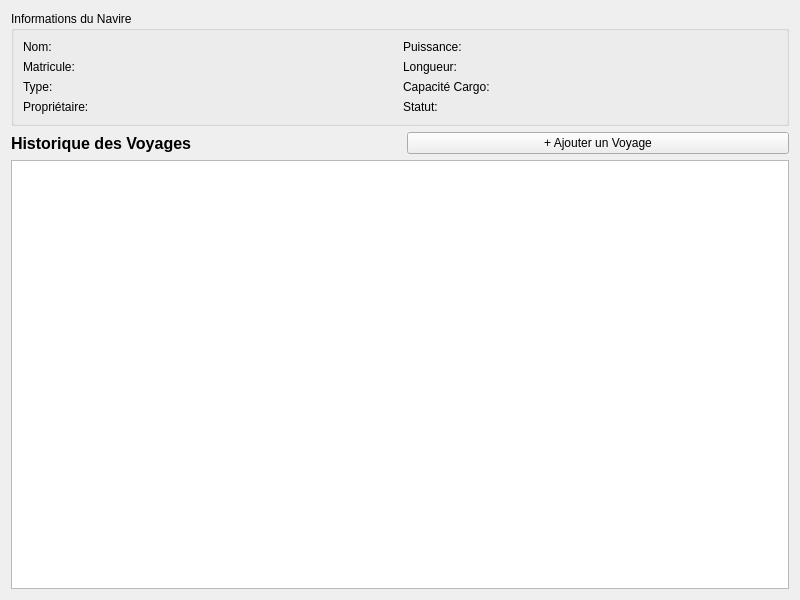
<?xml version="1.0" encoding="UTF-8"?>
<ui version="4.0">
 <class>NavireDetailPage</class>
 <widget class="QWidget" name="NavireDetailPage">
  <property name="geometry">
   <rect>
    <x>0</x>
    <y>0</y>
    <width>800</width>
    <height>600</height>
   </rect>
  </property>
  <layout class="QVBoxLayout" name="verticalLayout">
   <item>
    <widget class="QGroupBox" name="groupShipInfo">
     <property name="title">
      <string>Informations du Navire</string>
     </property>
     <layout class="QGridLayout" name="gridLayout">
      <item row="0" column="0">
       <widget class="QLabel" name="label">
        <property name="text">
         <string>Nom:</string>
        </property>
       </widget>
      </item>
      <item row="0" column="1">
       <widget class="QLabel" name="lblNom">
        <property name="font">
         <font>
          <bold>true</bold>
          <bold>true</bold>
         </font>
        </property>
       </widget>
      </item>
      <item row="1" column="0">
       <widget class="QLabel" name="label_2">
        <property name="text">
         <string>Matricule:</string>
        </property>
       </widget>
      </item>
      <item row="1" column="1">
       <widget class="QLabel" name="lblMatricule"/>
      </item>
      <item row="2" column="0">
       <widget class="QLabel" name="label_3">
        <property name="text">
         <string>Type:</string>
        </property>
       </widget>
      </item>
      <item row="2" column="1">
       <widget class="QLabel" name="lblType"/>
      </item>
      <item row="0" column="2">
       <widget class="QLabel" name="label_4">
        <property name="text">
         <string>Puissance:</string>
        </property>
       </widget>
      </item>
      <item row="0" column="3">
       <widget class="QLabel" name="lblPuissance"/>
      </item>
      <item row="1" column="2">
       <widget class="QLabel" name="label_5">
        <property name="text">
         <string>Longueur:</string>
        </property>
       </widget>
      </item>
      <item row="1" column="3">
       <widget class="QLabel" name="lblLongueur"/>
      </item>
      <item row="2" column="2">
       <widget class="QLabel" name="label_6">
        <property name="text">
         <string>Capacité Cargo:</string>
        </property>
       </widget>
      </item>
      <item row="2" column="3">
       <widget class="QLabel" name="lblCargoCap"/>
      </item>
      <item row="3" column="0">
       <widget class="QLabel" name="label_7">
        <property name="text">
         <string>Propriétaire:</string>
        </property>
       </widget>
      </item>
      <item row="3" column="1">
       <widget class="QLabel" name="lblProprietaire"/>
      </item>
      <item row="3" column="2">
       <widget class="QLabel" name="label_8">
        <property name="text">
         <string>Statut:</string>
        </property>
       </widget>
      </item>
      <item row="3" column="3">
       <widget class="QLabel" name="lblStatut"/>
      </item>
     </layout>
    </widget>
   </item>
   <item>
    <layout class="QHBoxLayout" name="horizontalLayout">
     <item>
      <widget class="QLabel" name="label_9">
       <property name="font">
        <font>
         <pointsize>12</pointsize>
         <bold>true</bold>
         <bold>true</bold>
        </font>
       </property>
       <property name="text">
        <string>Historique des Voyages</string>
       </property>
      </widget>
     </item>
     <item>
      <spacer name="horizontalSpacer">
       <property name="orientation">
        <enum>Qt::Horizontal</enum>
       </property>
      </spacer>
     </item>
     <item>
      <widget class="QPushButton" name="btnAddVoyage">
       <property name="text">
        <string>+ Ajouter un Voyage</string>
       </property>
      </widget>
     </item>
    </layout>
   </item>
   <item>
    <widget class="QTableView" name="tableLogs">
     <property name="selectionBehavior">
      <enum>QAbstractItemView::SelectRows</enum>
     </property>
    </widget>
   </item>
  </layout>
 </widget>
 <resources/>
 <connections/>
</ui>
